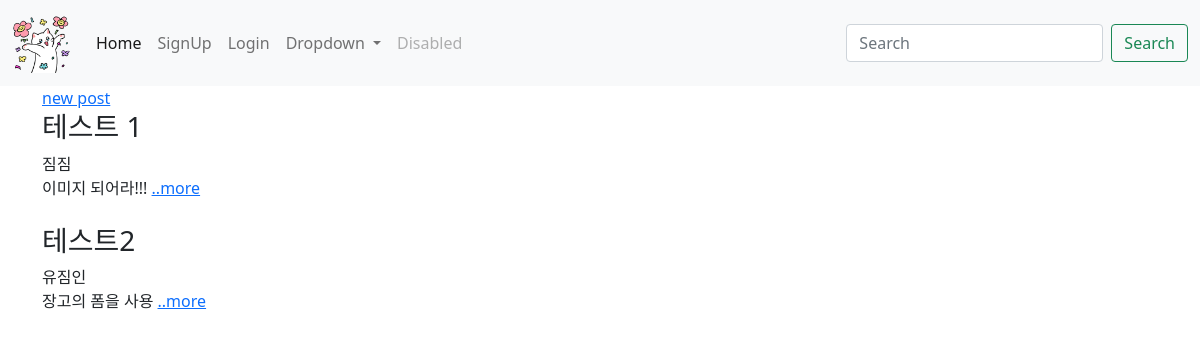
The page / on the database its author committed.
### main/models.py (models this page shows, shortened)
class Blog(models.Model) : #import해온 models를 가져옴
    title = models.CharField(max_length=200) #models를 가져오는데 character field의 최대 길이가 200개
    writer = models.CharField(max_length=100)
    pub_date = models.DateTimeField() #작성한 시간을 나타내는
    body = models.TextField() #게시물의 내용
    image = models.ImageField(upload_to = "main/", blank=True, null=True)
    def summary(self):
        return self.body[:100]

### main/views.py (the view)
# urls.py: 2. Add a URL to urlpatterns:  path('', views.home, name='home')
def home(request): #각 html에 배정된 함수들은 가능하면 그 html의 이름과 동일하게 가면 좋음
    blogs = Blog.objects.all() #blog 작성 시 title, writer ... (모든 objects를 전부 가져온다는 의미)
    return render(request, 'home.html', {'blogs': blogs})

### main/templates/home.html (shortened to what this page needs)
{% extends 'base.html' %}
{% block content %}
    <div>
        <a href="{% url 'new' %}">new post</a>
    </div>
    {% for blog in blogs %}
    <div>
        <h3>{{blog.title}}</h3>
        {{blog.writer}}
        <br>
        {{blog.summary}} <a href="{%url 'detail' blog.id%}">..more</a>
        <br><br>
    </div>
    {% endfor %}
    {% endblock %}

### rows shown on the page
Blog: title "테스트 1", writer "짐짐", summary "이미지 되어라!!!"
Blog: title "테스트2", writer "유짐인", summary "장고의 폼을 사용"
